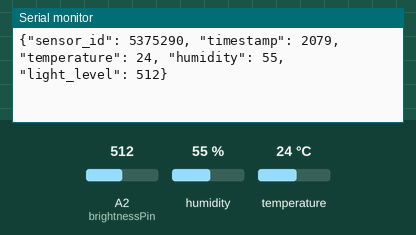
Simulated run of this sketch. Board: Arduino Uno, built with avr-gcc and run on an emulated ATmega328P. On the bench: the last lines printed to the serial monitor. Inputs (shaded band) come from the test bench; at power-on: humidity 55 %, A2 (brightnessPin) = 512, temperature 24 °C.

Above: at 2.8 s.
2.9 s: humidity set to 22 %
At 5.3 s:
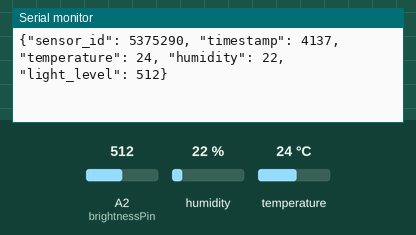
5.7 s: A2 (brightnessPin) set to 716
At 6.6 s:
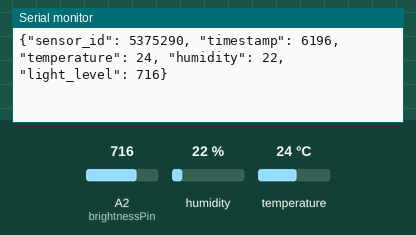
8.5 s: temperature set to 12 °C
At 11.1 s:
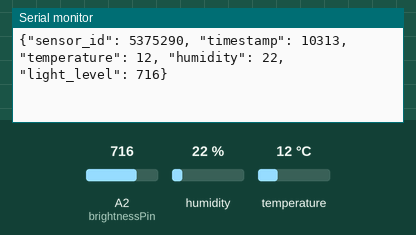
11.3 s: A2 (brightnessPin) set to 900
At 12.8 s:
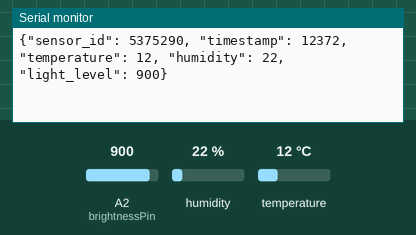
14.1 s: humidity set to 40 %
At 15.3 s:
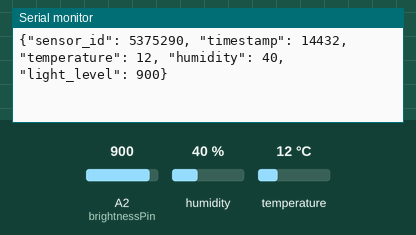
Timing chart, 0 to 17.1 s (numbered marks = the images above; inputs shaded):
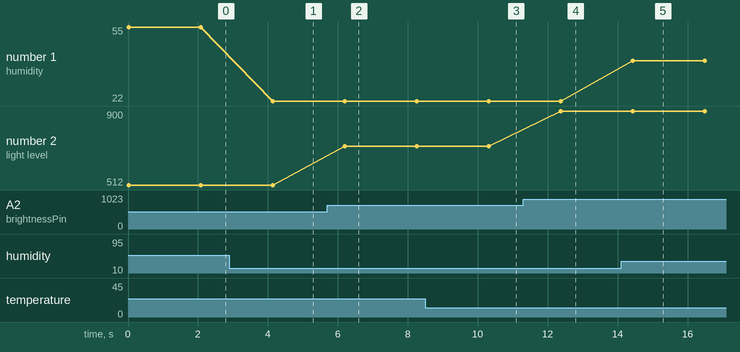

Measured:
- after the input at 2.9 s, the serial monitor: prints a new line after 1.2 s (image 1)
- after the input at 5.7 s, the serial monitor: prints a new line after 0.50 s (image 2)
- after the input at 8.5 s, the serial monitor: prints a new line after 1.8 s (image 3)
- after the input at 11.3 s, the serial monitor: prints a new line after 1.1 s (image 4)
- after the input at 14.1 s, the serial monitor: prints a new line after 0.33 s (image 5)
- plotted number 1: 55 → 22 after the input at 2.9 s, 22 → 40 after the input at 14.1 s
- plotted number 2: 512 → 716 after the input at 5.7 s, 716 → 900 after the input at 11.3 s

The sketch:

arduino_sending_information_from_sensors.ino
```cpp
#include <SimpleDHT.h> /*https://github.com/winlinvip/SimpleDHT/archive/refs/heads/master.zip*/

const int dhtPin = 12;        // DHT sensor pin
const int brightnessPin = A2; // LDR sensor pin
SimpleDHT11 dht11;            // Create a DHT11 sensor object

void setup() {
  Serial.begin(9600);
}

void loop() {
  // Variables for sensor readings
  byte temperature = 0;  // Change to byte
  byte humidity = 0;     // Change to byte

  // Read temperature and humidity from DHT11
  int err = dht11.read(dhtPin, &temperature, &humidity, NULL);
  if (err != SimpleDHTErrSuccess) {
    Serial.println("Failed to read from DHT sensor!");
    return;
  }

  // Read brightness from the LDR sensor
  int brightness = analogRead(brightnessPin);

  // Prepare and send data as JSON
  String jsonData = "{\"sensor_id\": 5375290, \"timestamp\": " + String(millis()) +
                    ", \"temperature\": " + String(temperature) +
                    ", \"humidity\": " + String(humidity) +
                    ", \"light_level\": " + String(brightness) + "}";

  Serial.println(jsonData); // Output JSON to Serial for Python to read
  delay(2000);
}
```
